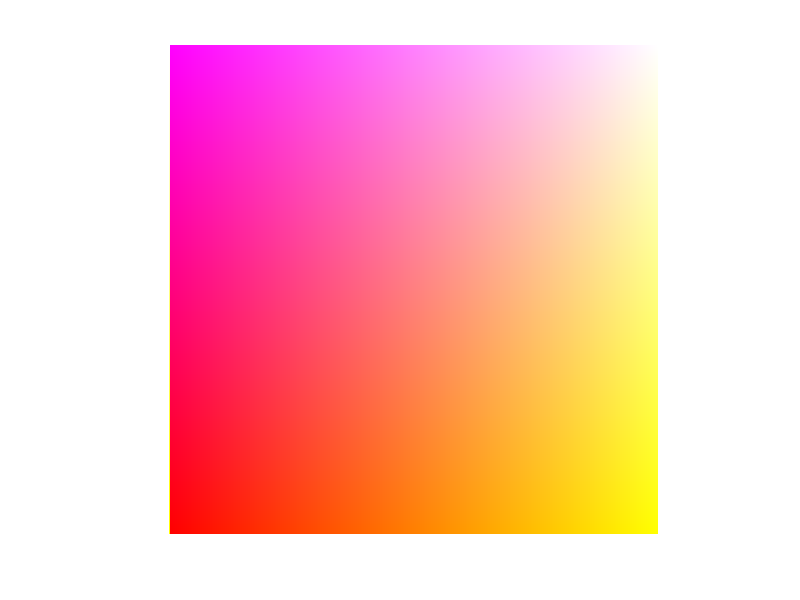
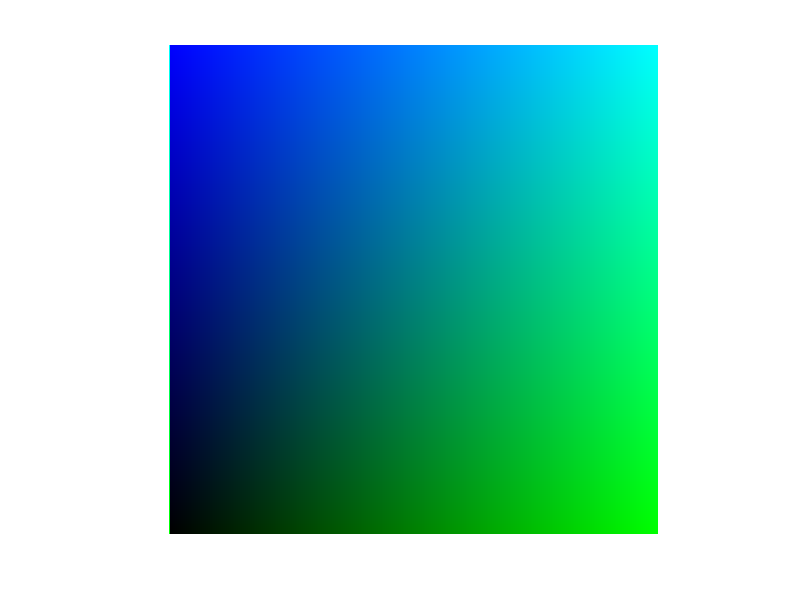
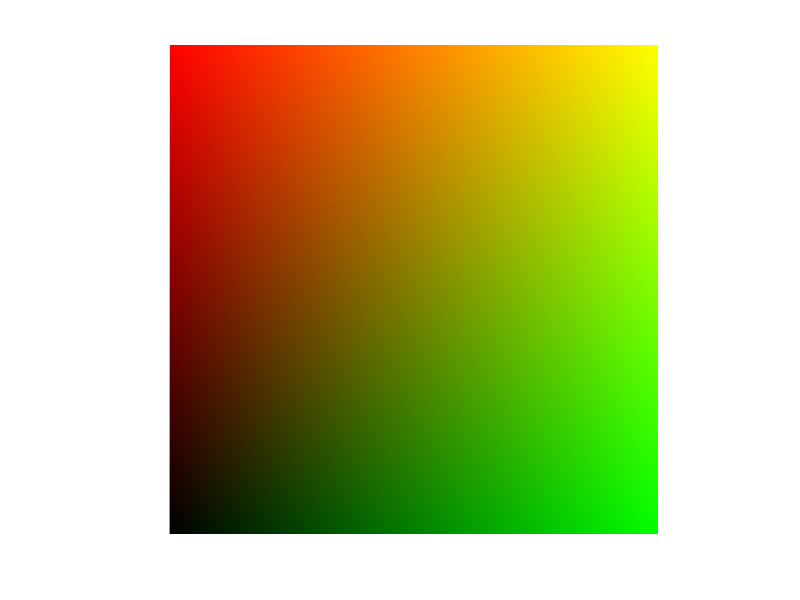

MATLAB code for these plots, in order:
a = zeros(256,256,3, 'uint8');

C = uint8([0:255]'*ones(1, 256));

a(:,:,1) = 255;
a(:,:,2) = C';
a(:,:,3) = flipud(C);

figure(1);
imshow(a);

a(:,:,1) = 0;
a(:,:,2) = C';
a(:,:,3) = flipud(C);

figure(2);
imshow(a);

a(:,:,1) = flipud(C);
a(:,:,2) = C';
a(:,:,3) = 0;

figure(3);
imshow(a);